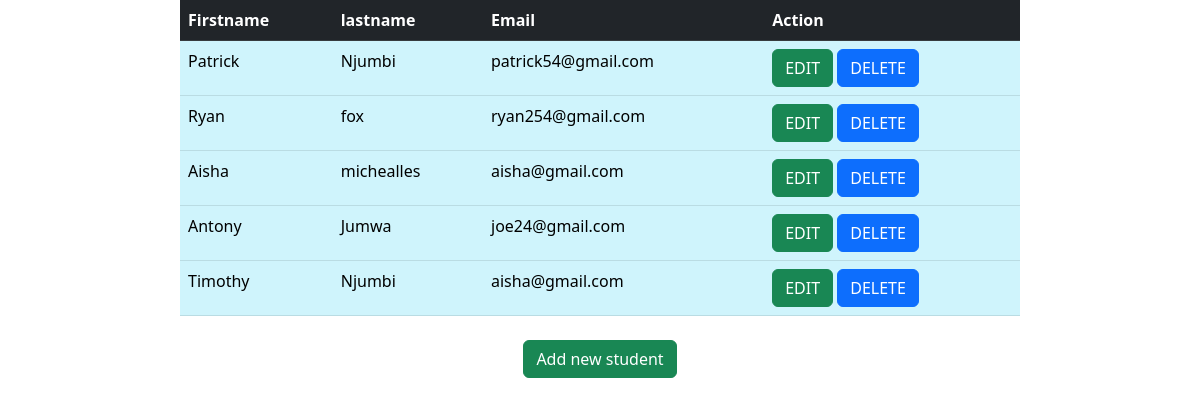
The page /show on the database its author committed.
### crudapp/models.py (models this page shows)
class Student(models.Model):
    firstname = models.CharField(max_length=200)
    lastname = models.CharField(max_length=200)
    email = models.EmailField()
    class Meta:
        db_table = "student"

### crudapp/views.py (the view)
# urls.py: path('show', views.show),
def show(request):
    students = Student.objects.all()
    return render(request, 'show.html', {'students': students})

### templates/show.html (shortened to what this page needs)
<!DOCTYPE html>
<html lang="en">
<head>
     {% load static %}
    <link rel="stylesheet" href="{% static 'css/bootstrap.min.css' %}">
</head>
<body>
<table class="table table-info" style="height: 300px ;width: 70%;margin: 0 auto">
<thead class="table-dark">
    <tr>
        <th>Firstname</th>
        <th>lastname</th>
        <th>Email</th>
        <th>Action</th>
    </tr>
    </thead>
    <tbody>
    {% for student in students %}
        <tr>
        <td>{{ student.firstname }}</td>
        <td>{{ student.lastname }}</td>
        <td>{{ student.email }}</td>
        <td>
            <a href="edit/{{ student.id }}" class="btn btn-success">EDIT</a>
            <a href="delete/{{ student.id }}" class="btn btn-primary">DELETE</a>
        </td>
        </tr>
    {% endfor %}
   </tbody>
</table>
<br>
<center><a href="/index" class="btn btn-success">Add new student</a></center>
</body>
</html>

### rows shown on the page
Student: firstname "Patrick", lastname "Njumbi", email "patrick54@gmail.com"
Student: firstname "Ryan", lastname "fox", email "ryan254@gmail.com"
Student: firstname "Aisha", lastname "michealles", email "aisha@gmail.com"
Student: firstname "Antony", lastname "Jumwa", email "joe24@gmail.com"
Student: firstname "Timothy", lastname "Njumbi", email "aisha@gmail.com"
